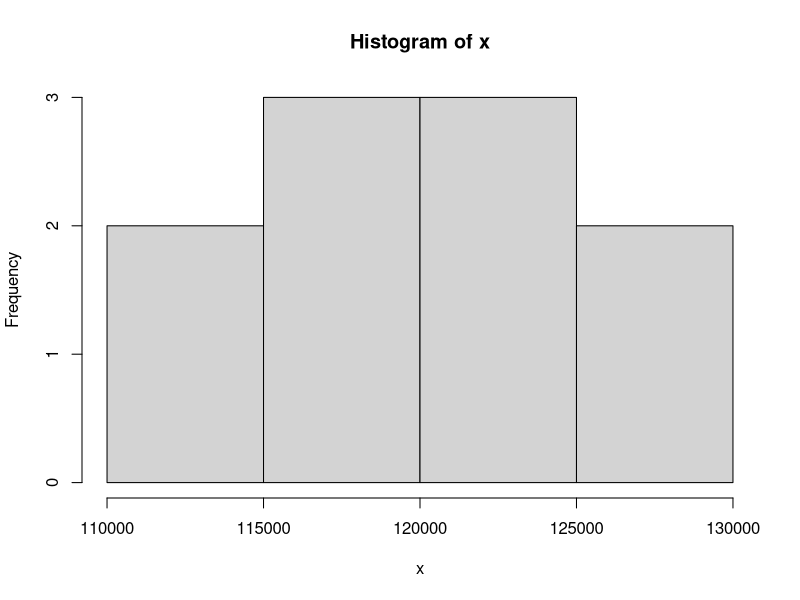
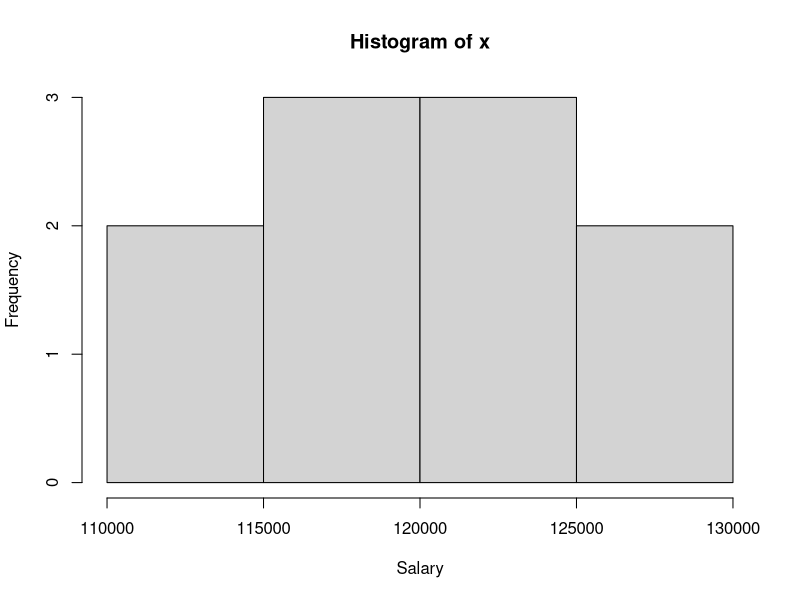
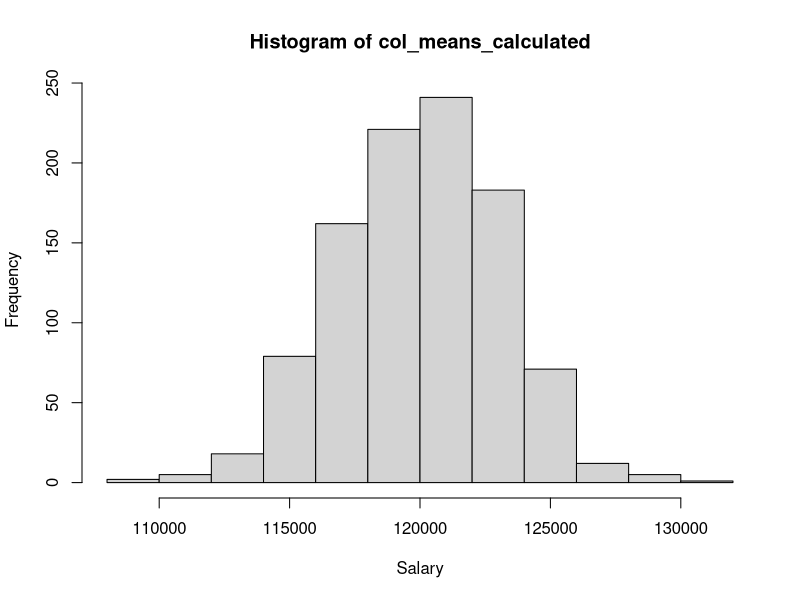
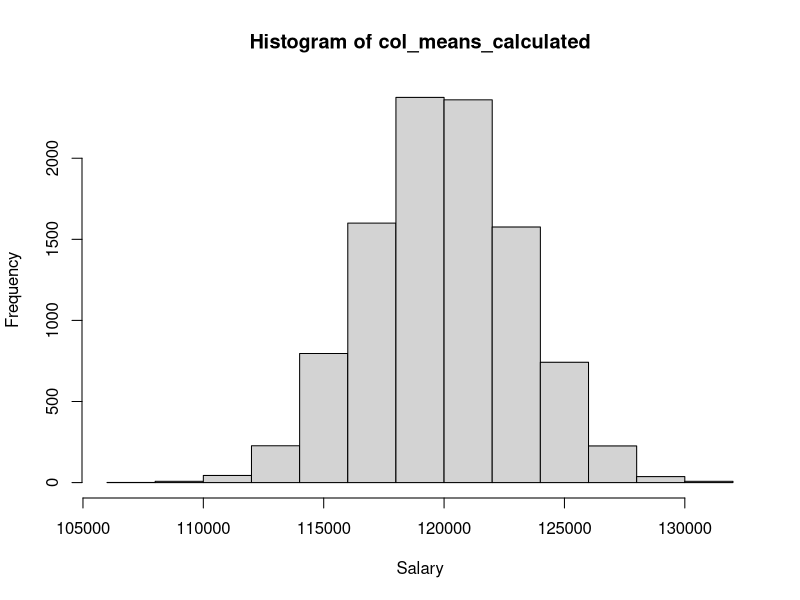
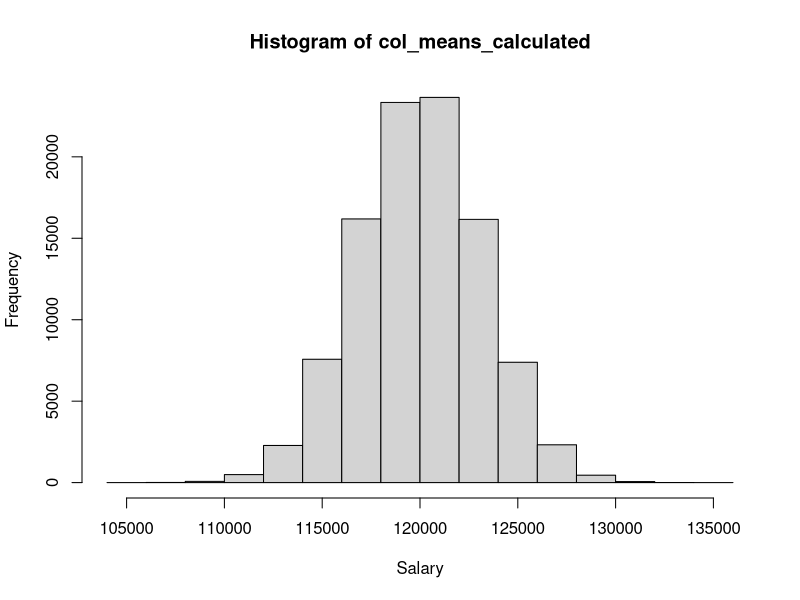
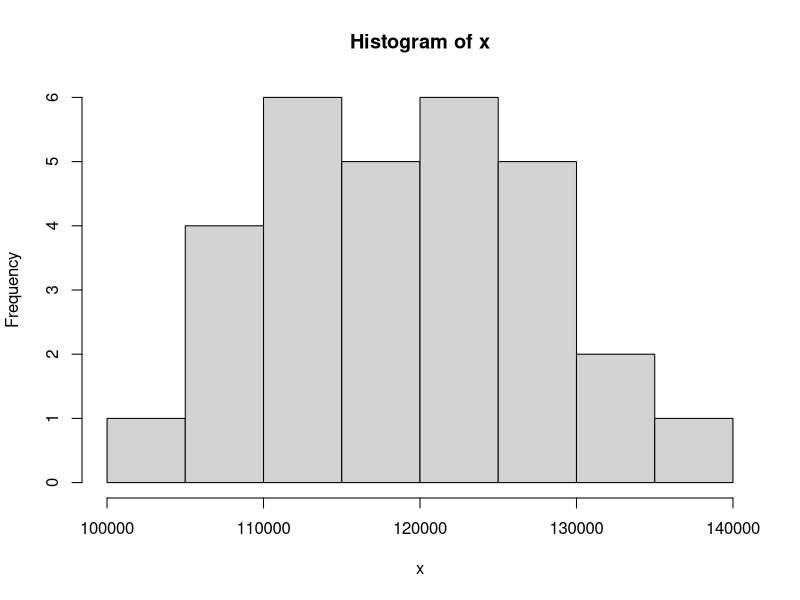
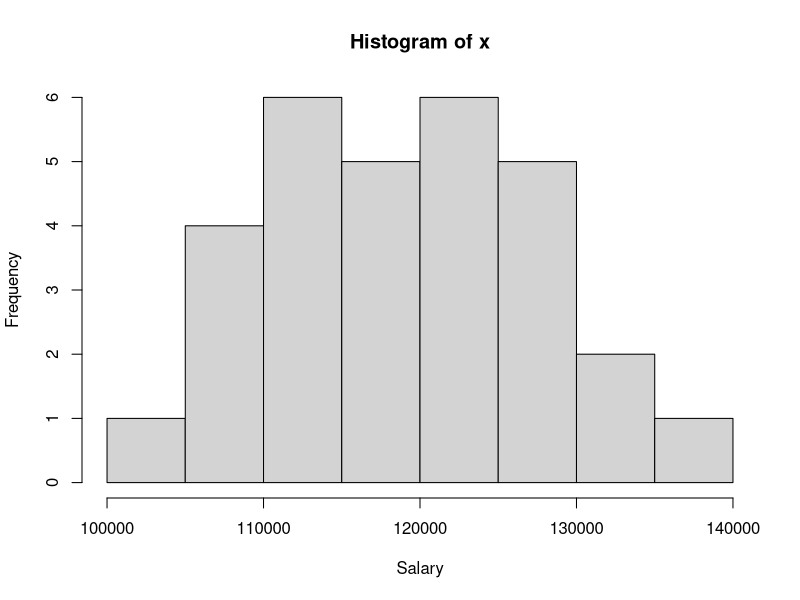
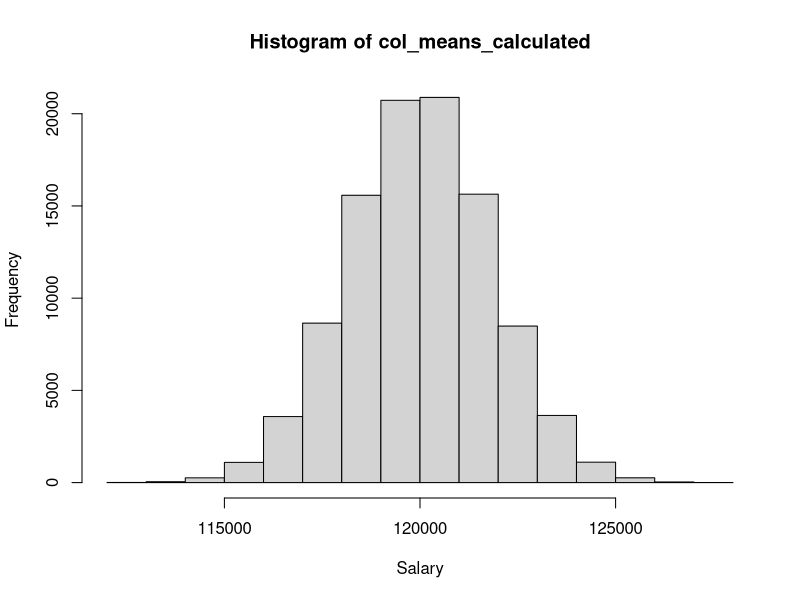

Source code (R) for these figures, in order:
## ---- chunk 1
#ANSWER 1
#Let a be the mean of the sample
#Let s be the standard deviation of the population
#Let n be the sample size
#Let error be the error calculated
#Let p be the left/lower limit of the confidence interval
#Let r be the right/upper limit of the confidence interval

##ANSWER 1A
#For 95% interval, we do qnorm of (1-(1-0.95)/2) and assign this to variable v.

a <- 59
s <- 4
n <- 100
v<-(1-(1-0.95)/2)
error <- qnorm(v)*s/sqrt(n)
p <- a-error
q <- a+error
za <- c(p,q)
print(za)
print(p-q)
## ---- chunk 2
##ANSWER 1B
#For 90% interval, we do qnorm of (1-(1-0.90)/2) and assign this to variable v.

a <- 59
s <- 4
n <- 100
v<-(1-(1-0.90)/2)
error <- qnorm(v)*s/sqrt(n)
p <- a-error
q <- a+error
zb <- c(p,q)
print(zb)
print(p-q)
## ---- chunk 3
##ANSWER 1C
#For 99% interval, we do qnorm of (1-(1-0.99)/2) and assign this to variable v.
a <- 59
s <- 4
n <- 100
v<-(1-(1-0.99)/2)
error <- qnorm(v)*s/sqrt(n)
p <- a-error
q <- a+error
zc <- c(p,q)
print(zc)
print(p-q)
## ---- chunk 4
##ANSWER 1D
#For 95% interval, we do qnorm of (1-(1-0.95)/2) and assign this to variable v.

a <- 59
s <- 4
n <- 25
v<-(1-(1-0.95)/2)
error <- qnorm(v)*s/sqrt(n)
p <- a-error
q <- a+error
zd <- c(p,q)
print(zd)
print(p-q)
## ---- chunk 5
##ANSWER 1E
#For 95% interval, we do qnorm of (1-(1-0.95)/2) and assign this to variable v.

a <- 59
s <- 4
n <- 400
v<-(1-(1-0.95)/2)
error <- qnorm(v)*s/sqrt(n)
p <- a-error
q <- a+error
ze <- c(p,q)
print(ze)
print(p-q)
## ---- chunk 6
##ANSWER 1F
#For 95% interval, we do qnorm of (1-(1-0.95)/2) and assign this to variable v.

a <- 59
s <- 1
n <- 100
v<-(1-(1-0.95)/2)
error <- qnorm(v)*s/sqrt(n)
p <- a-error
q <- a+error
zf <- c(p,q)
print(zf)
print(p-q)
## ---- chunk 7
##ANSWER 1G
#For 95% interval, we do qnorm of (1-(1-0.95)/2) and assign this to variable v.

a <- 59
s <- 16
n <- 100
v<-(1-(1-0.95)/2)
error <- qnorm(v)*s/sqrt(n)
p <- a-error
q <- a+error
zg <- c(p,q)
print(zg)
print(p-q)

## ---- chunk 8
##ANSWER 1H

#A and B
#A->[58.21601,59.78399] ,B->[58.34206 59.65794]
#Since we need only 90% confidence interval, the lower limit increases and moves closer to mean and the upper limit drecreases and moves closer towards the mean. The confidence interval becomes smaller since we are decreasing the certainity from 0.95 to 0.90. The tails of distribution become bigger, leaving 0.05 on each side.

#A and C
#A->[58.21601,59.78399, Difference=1.56] ,C->[57.96967 60.03033, Difference=2.06]
#The confidence interval becomes bigger since we are increasing the certainity from 0.95 to 0.99. Hence the difference between the upper and lower limit increase from 1.56 to 2.06. THe tails become smaller from 0.025 to 0.001 on each side.

#A and D
#A->[58.21601,59.78399, Difference=1.56] ,D->[ 57.43203, 60.56797 Difference=3.13]
#Here the sample size is reduced from 100 to 25. As sample size reduces, the distribution tends to be deviating from normal distribution shape, with the values being farther from the mean. As more values get away from the mean, the range of values (interval) increases and the difference between limits increases, for same confidence.

#A and E
#A->[58.21601,59.78399, Difference=1.56] ,E->[ 58.60801, 59.391997 Difference=-0.783]
#Here the sample size is reduced increased from 100 to 400.As sample size increase, the distribution tends to be closer to normal distribution, with the values being closer to the mean. As more values get closer to the mean, the range of value (interval) shrinks and the limits become smaller, for same confidence.

#A and F
#A->[58.21601,59.78399, Difference=1.56] ,F->[ 58.804, 59.196 Difference=-0.391]
#As standard deviation decreases, the error decreases.

#Mean Limits = Population mean +/- (Crtical Value*Population Standard Deviation/sqrt(sample size))

#Hence, from the above formula, we can see that when the sample standard deviation decreases, the error decreases. This in turn leads to decrease in the difference between the limits. Also, as error decreases, the interval range is smaller for same confidence.

#A and G
#A->[58.21601,59.78399, Difference=1.56] ,G->[ 55.864,62.135 Difference=6.271]
#As standard deviation increases, the error increases.

#Mean Limits = Population mean +/- (Crtical Value*Population Standard Deviation/sqrt(sample size))

#Hence, from the above formula, we can see that when the sample standard deviation increases, the error increases. This in turn leads to increase in the difference between the limits. Also, as error increases, the interval range is bigger for same confidence.

## ---- chunk 9
#ANSWER 2

print(Sample_Standard_Deviation<- 10000/sqrt(10)) 
##ANSWER 2A
set.seed(234234)
n=10                         #Sample Size
x <- rnorm(n,120000,10000)   #Random genearation of normal distribution for sample size
p <- mean(x)
print(p)                     #Sample Mean
q <- sd(x)                  
print(q)                     #Sample Standard Deviation
plot(hist(x),xlab='Salary')

#The distribution is normal. Mean is 119750.6, SD is 4848.94.


## ---- chunk 10

##ANSWER 2B
set.seed(234234)
k <- 1000                   #Replication number
n=10                        #Sample Size
x <- replicate(k,rnorm(n,120000,10000)) 
#Random genearation of normal distribution for sample size



col_means_calculated <- colMeans(x)
#col_means_calculated
mean(col_means_calculated)  #Samples Means
sd(col_means_calculated)    #Samples SD

hist(col_means_calculated,xlab='Salary')

#The distribution is normal with mean $ 119980.2 and Standard Deviation of $ 3129.992.

#As we take average of proportions over more samples, the frequency of the mean is the highest. Moreover, the distribution tends to be normal. Hence, this proves that as the sample points is higher, the distribution tends to be normal with highest freuency closr to mean.

#The standard devaitaion is coming closer to the calculated sample standard deviation of 3162.278. Difference = 3162.278-3129.992= 32.289.Hence, increase in samples will show more of sample charateristics.

#As we can see, with a large sample of means, the distribution becomes more normal. With increase in the samples, the error decreases, shrinking the distribution to be normal.
## ---- chunk 11

##ANSWER 2C
set.seed(234234)
k <- 10000                   #Replication number
n=10                         #Sample Size
x <- replicate(k,rnorm(n,120000,10000)) 
#Random genearation of normal distribution for sample size



col_means_calculated <- colMeans(x)
#col_means_calculated
mean(col_means_calculated)   #Samples Means
sd(col_means_calculated)     #Samples SD

hist(col_means_calculated,xlab='Salary')

#The distribution is normal with mean $119955.8 and Standard Deviation of $3154.346.

#As we take average of proportions over more samples, the frequency of the mean is the highest. Moreover, the distribution tends to be normal. Hence, this proves that as the sample points is higher, the distribution tends to be normal with highest freuency closer to mean.

#The standard devaitaion is coming closer to the calculated sample standard deviation of 3162.278, Difference = 3162.278-3154.346 = 7.932.Hence, increase in samples will show more of sample charateristics.

#As we can see, with a large sample of means, the distribution becomes more normal. With increase in the samples, the error decreases, shrinking the distribution to be normal.
## ---- chunk 12
##ANSWER 2D
set.seed(234234)
k <- 100000                  #Replication number
n=10                         #Sample Size
x <- replicate(k,rnorm(n,120000,10000)) 
#Random genearation of normal distribution for sample size



col_means_calculated <- colMeans(x)
#col_means_calculated
mean(col_means_calculated)   #Samples Means
sd(col_means_calculated)     #Samples SD

hist(col_means_calculated,xlab='Salary')

#The distribution is normal with mean $119990.6 and Standard Deviation of $3162.752.

#As we take average of proportions over more samples, the frequency of the mean is the highest. Moreover, the distribution tends to be normal. Hence, this proves that as the sample points is higher, the distribution tends to be normal with highest freuency closer to mean.

#The standard devaitaion is coming closer to the calculated sample standard deviation of 3162.278, Difference = 3162.278-3162.752 = -0.474.Hence, increase in samples will show more of sample charateristics.

#As we can see, with a large sample of means, the distribution becomes more normal. With increase in the samples, the error of means decreases, shrinking the distribution to be normal.
## ---- chunk 13
##ANSWER 2E
print(Sample_Standard_Deviation<- 10000/sqrt(30))
set.seed(234234)
n=30                         #Sample Size
x <- rnorm(n,120000,10000)   #Random genearation of normal distribution for sample size
p <- mean(x)
print(p)                     #Sample Mean
q <- sd(x)                  
print(q)                     #Sample Standard Deviation
plot(hist(x),xlab='Salary')

#The distribution is not normal. Mean is 118682.2, SD is 8897.842.

#When we increased the number of samples for n=10, the samples became closer to the sample charateristice of SD(s) = SD(p)/sqrt(10).

#When we increased the sample size from n=10 (SD=4848.94) to n=30 (SD=8897.84), the SD increased and is closer to the population SD of 10000.

#Hence, this shows that increase in the number of samples of same sample size makes the samples to behave more like sample parameters. But increasing the sample size makes the sample behave more closer to the population. 

## ---- chunk 14
##ANSWER 2F
print(Sample_Standard_Deviation <- 10000/sqrt(30))
set.seed(234234)
k <- 100000                  #Replication number
n=30                        #Sample Size
x <- replicate(k,rnorm(n,120000,10000)) 
#Random genearation of normal distribution for sample size



col_means_calculated <- colMeans(x)
#col_means_calculated
mean(col_means_calculated)   #Samples Means
sd(col_means_calculated)     #Samples SD

hist(col_means_calculated,xlab='Salary')

#The distribution is normal with mean $119998.5 and Standard Deviation of $1822.805.

#The standard devaitaion is coming closer to the calculated sample standard deviation of 1825.742, Difference = 1825.742-1822.805 = 2.9. Hence, increase in samples will show more of sample charateristics.

#As we can see, with a large sample of means, the distribution becomes more normal. With increase in the samples, the error decreases, shrinking the distribution to be normal.

#But, the samples will show sample charecteristics and less population charecteristics.


## ---- chunk 15
#ANSWER 3
#Let n be the total number of motherboards
#Let m be the proportion and the population mean
#Let v be the proportion used for error calculation
#Let p and q be limits of proportion
#Let i and j be limits of mean of defects

##ANSWER 3A
n <- 150
m <- (20/n)
print(m)      #Proportion
s <- sqrt(m*(1-m)/n)
print(s)      #Population standard deviation

v<-(1-(1-0.95)/2)
error <- qnorm(v)*s
p <- m-error
q <- m+error
i<-p*n
j<-q*n
za <- c(p,q) #Confidence limits of proportion
print(za)
ya <- c(i,j) #Confidence limits of mean defects
print(ya)
## ---- chunk 16
##ANSWER 3B
n <- 300
m <- (40/n)
print(m)      #Proportion
s <- sqrt(m*(1-m)/n)
print(s)      #Population standard deviation

v<-(1-(1-0.95)/2)
error <- qnorm(v)*s
p <- m-error
q <- m+error
i<-p*n
j<-q*n
zb <- c(p,q) #Confidence limits of proportion
print(zb)
yb <- c(i,j) #Confidence limits of mean defects
print(yb)
## ---- chunk 17

##ANSWER 3C
#Let ss be sample standard deviation
#Let n_samples be the samples taken
#Let x be replication of sample size 100, 1000 times.
set.seed(234234)
n_samples <- 1000
n <- 100
m <- 0.3
s <- sqrt(m*(1-m)/n)
x <- replicate(n_samples, rnorm(n,m,s))

col_means_calculated <- colMeans(x)
#col_means_calculated
mean(col_means_calculated)
sd(col_means_calculated)

hist(col_means_calculated)

#The sampling distribution looks normal. As we take average of proportions over 1000 samples, the frequency of the mean is the highest. Moreover, the distribution tends to be normal. Hence, this proves that as the sample points is higher, the distribution tends to be normal with highest freuency closr to mean.

## ---- chunk 18
##ANSWER 3D
#Let ss be sample standard deviation
#Let n_samples be the samples taken
#Let x be replication of sample size 100, 1000 times.
set.seed(234234)
n_samples <- 1000
n <- 100
m <- 0.005
s <- sqrt(m*(1-m)/n)

x <- replicate(n_samples, rnorm(n,m,s))

col_means_calculated <- colMeans(x)
#col_means_calculated
mean(col_means_calculated)
sd(col_means_calculated)

hist(col_means_calculated)

#The sampling distribution looks normal. As we take average of proportions over 1000 samples, the frequency of the mean is the highest. Moreover, the distribution tends to be normal. Hence, this proves that as the sample points is higher, the distribution tends to be normal with highest freuency closr to mean.
